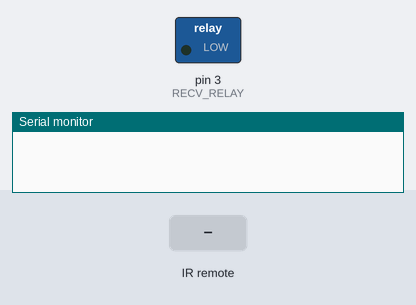
A sketch run on a simulated Arduino Uno, built with avr-gcc and run on an emulated ATmega328P. Shown: switched loads named in the sketch (green lamp = pin HIGH), the last lines printed to the serial monitor. The inputs (shaded band) are chosen by the test bench.

Above: at 1.2 s.
1.3 s: infrared code 0xFF00BBA9 received
At 2.3 s:
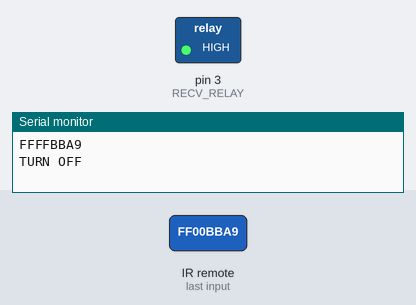
Timing chart, 0 to 4.3 s (numbered marks = the images above; inputs shaded):
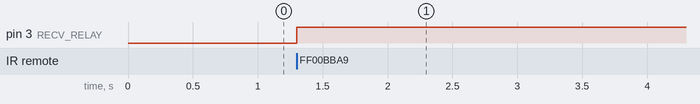

The sketch:

ir.ino
```cpp
#include <IRremote.h>
int RECV_PIN = 2; //define input pin on Arduino
int RECV_RELAY = 3; //define input actuator for relay
IRrecv irrecv(RECV_PIN);
decode_results results;
int lightState = 1; // 1 is ON 0 is OFF

void setup() {
  Serial.begin(9600);
  irrecv.enableIRIn(); // Start the receiver
  pinMode(RECV_RELAY, OUTPUT);
}

void loop() {
  // put your main code here, to run repeatedly:
  if (irrecv.decode(&results)) {
    int value = results.value;
    Serial.println(value, HEX);

    // change with received value from above (HEX variable)
    if (value != 0xFF00BBA9) {
      if (lightState > 0) {
         Serial.println("TURN OFF");
         //turn off light
         digitalWrite(RECV_RELAY, HIGH);
         lightState = 0;
      } else {
         Serial.println("TURN ON");
         //turn on light
         digitalWrite(RECV_RELAY, LOW);
         lightState = 1;
      }
      delay(2000);
    }
    irrecv.resume(); // Receive the next value
  }
}
```

Measured:
- after the input at 1.3 s, pin 3 (RECV_RELAY): LOW → HIGH at once
